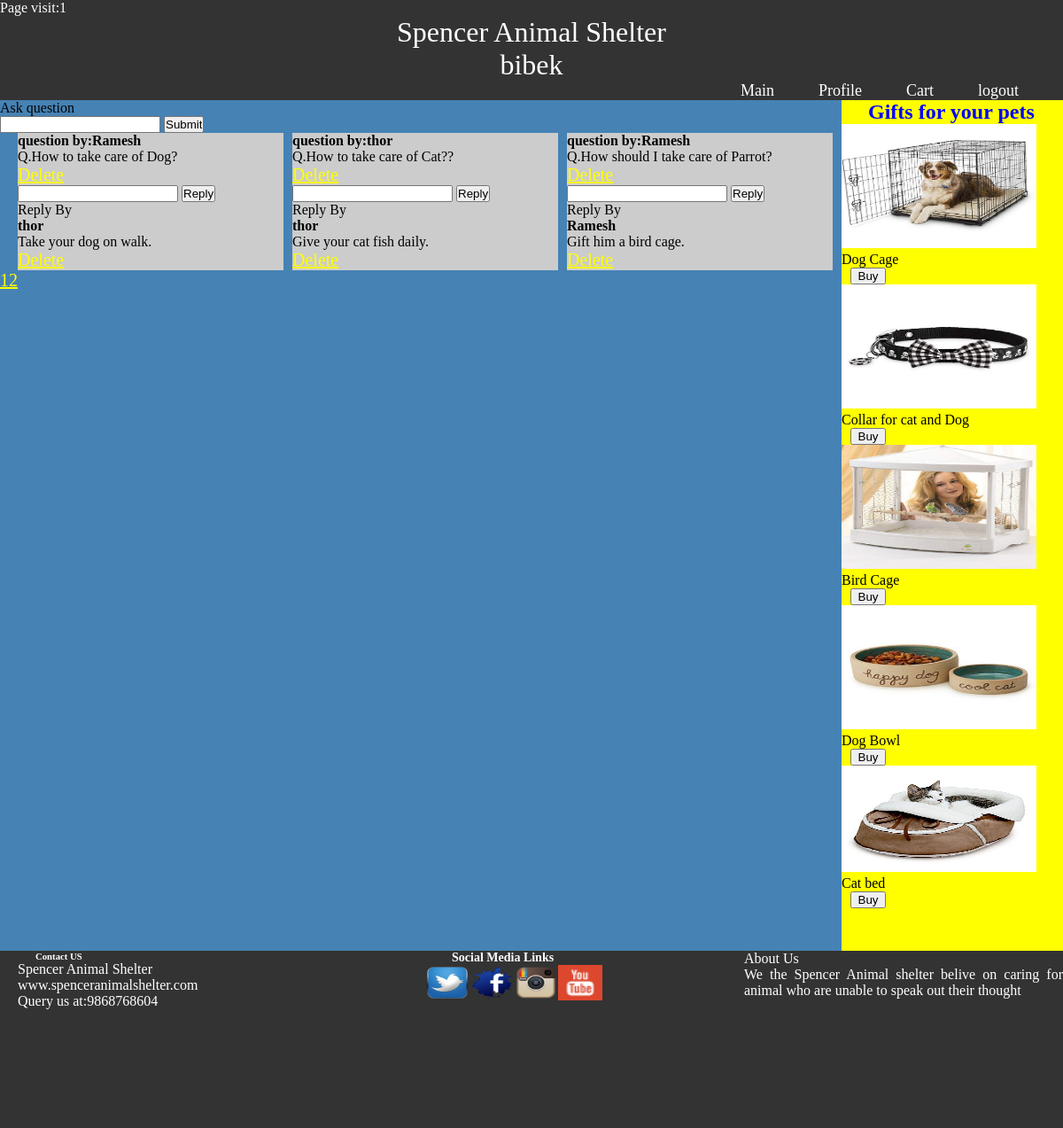
Screenshot of /community.php (signed in) with the database file from the repository.
### tables this page shows
CREATE TABLE `tbl_users` (
  `id` int(11) NOT NULL,
  `name` varchar(20) NOT NULL,
  `address` varchar(50) NOT NULL,
  `postal` varchar(15) NOT NULL,
  `dob` date NOT NULL,
  `email` varchar(30) NOT NULL,
  `userid` varchar(8) NOT NULL,
  `password` varchar(10) NOT NULL,
  `gender` varchar(10) NOT NULL,
  `usertype` varchar(9) NOT NULL,
  `logindate` date NOT NULL
);

CREATE TABLE `tbl_questions` (
  `qid` int(11) NOT NULL,
  `userid` longtext NOT NULL,
  `question` longtext NOT NULL
);

CREATE TABLE `tbl_answer` (
  `aid` int(11) NOT NULL,
  `userid` int(11) NOT NULL,
  `answer` mediumtext NOT NULL,
  `qid` int(11) NOT NULL
);

### community.php (the view, shortened to what this page needs)
<!DOCTYPE html>
<html>
<head>
  <link rel="stylesheet" type="text/css" href="style.css">
</head>
<body>
  <div id="nav">
       <div id="visit">
      <?php
    include 'db.php';
    $qry_count="insert into tbl_counter value(1,1)";
    if($conn->query($qry_count)==false){
      $qry_count="select visit from tbl_counter where id='1'";
      $data= $conn->query($qry_count);
       $result = $data ->fetch_assoc();
         $visit= $result['visit'];
          $_SESSION['views']= $visit+1;
           $net=$_SESSION['views'];
    $qry_add="update tbl_counter set visit='$net' where id='1'";
      if($conn->query($qry_add)==true){
        echo "page visit:&nbsp" .$net
        ;
      }
  }
      else{
        echo "Page visit:1";
    }
    ?>
       </div>
  <p>Spencer Animal Shelter</p>
      <p id="name"><?php
    $id=$_SESSION['id'];
    $sel="SELECT * FROM tbl_users WHERE id = '$id'";
    $res = $conn->query($sel);
    while($data=$res->fetch_array())
      {
        echo $data['name'];
      }
      ?></p>
  <ul>
    <li><a href="logout.php">logout</a></li>
    <li><a href="cart.php">Cart</a></li>
    <li><a href="profile.php">Profile</a></li>
    <li><a href="visit.php">Main</a></li>
    <li><a></a>
        </li>
  </ul>
  </div>
<div id="mainbody">
<div id="gift">
   <h2>Gifts for your pets</h2>
  <img src="gifts/dogcage1.jpeg" width="220px"; height="140px";><br>
  <p>Dog Cage</p>
  <input type="submit" name="buy" value="Buy"><br>
  <img src="gifts/dogcollar.jpeg" width="220px"; height="140px";><br>
  <p>Collar for cat and Dog</p>
  <input type="submit" name="buy" value="Buy"><br>
  <img src="gifts/birdcage.jpeg" width="220px"; height="140px";>
  <p>Bird Cage</p>
  <input type="submit" name="buy" value="Buy"><br>
  <img src="gifts/dogbowl.jpg" width="220px"; height="140px";>
  <p>Dog Bowl</p>
  <input type="submit" name="buy" value="Buy"><br>
  <img src="gifts/catbed.jpg" width="220px"; height="120px";>
  <p>Cat bed</p>
  <input type="submit" name="buy" value="Buy"><br>
    </div>
<form method="post" id="question">
  <p>Ask question</p>
  <input type="area" name="question">
  <input type="submit" name="que">
</form>
   <div id='first'>
   <div id='last'>
   <?php
  include 'db.php';
  $start=0;
  $max=3;
     $qry_sel="select * from tbl_questions ";
     $data=$conn->query($qry_sel);
     $total=$data->num_rows;
 $page=ceil($total/$max);
 $qry_sel="select * from tbl_questions limit $start, $max";
 $show= $conn->query($qry_sel);
  while ($result= $show->fetch_assoc()) {
         $qid=$result['qid'];
         $bid=$result['userid'];
         $qry_name="select * from tbl_users where id='$bid'";
         $res=$conn->query($qry_name);
         while($data_u=$res->fetch_array()){
          $u_name=$data_u['name'];
         }
         $ques=$result['question'];
        echo "<div  style= 'width:300px; margin-left:10px; text-align:justify;  height:auto;  background:#ccc; float:left;
         '>
     <p><b>question by:".$u_name."</br></b>Q." .$ques."?</p>
  <a href='deletequestion.php?qid=".$result['qid']."'>Delete</a>
  <form method='post'>
  <input type='text' name='answer$result[qid]'>
  <input type='submit' name='ans$result[qid]' value='Reply'>
         </form>";
   $sel="select * from tbl_answer where qid='$qid'";
   $res=$conn->query($sel);
   $data=$res->fetch_array();
   $hd=$data['userid'];
   $bibek="select * from tbl_users where id='$hd'";
   $resy=$conn->query($bibek);
   $resultb=$resy->fetch_array();
   $thor=$resultb['name'];
   while($data=$res->fetch_array()){
    echo
      "<p>Reply By</p>
      <p><b>".$thor."&nbsp</b><br>".$data['answer']."</p>
      <a href='answerdel.php?aid=".$data['aid']."'>Delete</a>
      ";
}
    echo"</div>";
 }
    ?>
  </div>
  <?php
   echo "<div id='page1>'>";
  for($i=1; $i<=$page; $i++){
    echo "<a href='community.php?bd=".$i."'>$i</a>";
  }
  echo "</div>";
  ?>
</div>
  </div>
  <footer>
    <div id ='fot'>
     <div id='con'>
      <h6>Contact US</h6>
      <p>Spencer Animal Shelter<P>
        <p>www.spenceranimalshelter.com</p>
        <p>Query us at:9868768604</p>
     </div>
     <div id='us'>
      <P>About Us<p>
       We the Spencer Animal shelter belive on caring for animal who are unable to speak out their thought</p>
     </div>
    <div id = "icon">
    <h6>Social Media Links</h6>
    <li><a href="www.twitter.com"><img src="icon/twt.png"></a></li>
    <li><a href="www.facebook.com"><img src="icon/facebook.png"></a></li>
    <li><a href="www.instagram.com"><img src="icon/insta.png"></a></li>
    <li><a href="www.youtube.com"><img src="icon/youtube.png"></a></li>
          </div>
        </div>
  </footer>
</body>
</html>

### style.css (style rules this page uses)
* { margin: 0; padding: 0; }
body { width:auto; height: auto; }
#visit { color:white; }
#mainbody { width:100%; height:960px; background-color: steelblue; }
#gift { background-color: yellow; width:250px; height:960px; float: right; }
#gift input { margin-left: 10px; width:40px }
#nav { width:100%; background-color: #333333; overflow:hidden; }
#nav p { color:white; padding-left: -10px; font-size: xx-large; text-align: center; }
#nav ul { list-style-type: none; overflow: hidden; margin:0; padding: 0; }
#nav li { float:right; }
#nav li a { display:inline; color:white; text-decoration: none; padding-right: 50px; font-size: large; text-align: center; }
a { color: yellow; font-size: 20px; }
h2 { margin-left: 30px; margin-top:0; color:blue; font-family: cursive; }
footer { width:100%; height:200px; background-color: #333333; text-align: justify; color:white; }
#icon { width: 30%; float: right; padding-left: 80px; }
#icon li { list-style-type: none; overflow: hidden; float: left; }
#icon h6 { font-size: 14px; margin-left: 30px; font-family: italic; }
#icon li a img { width:50px; height:40px; list-style-type: none; text-decoration: none; }
#con { width: 30%; float: left; }
#con h6 { margin-left: 40px }
#con p { margin-left: 20px }
#us { width: 30%; float: right; }
#last { margin-left: 10px; }

### rows the page displays
tbl_users: name "bibek"
tbl_questions: userid.name "Ramesh", question "How to take care of Dog"
tbl_answer: answer "Take your dog on walk."
tbl_users: name "thor"
tbl_questions: userid.name "thor", question "How to take care of Cat?"
tbl_answer: answer "Give your cat fish daily."
tbl_questions: userid.name "Ramesh", question "How should I take care of Parrot"
tbl_answer: answer "Gift him a bird cage."
tbl_users: name "Ramesh"
